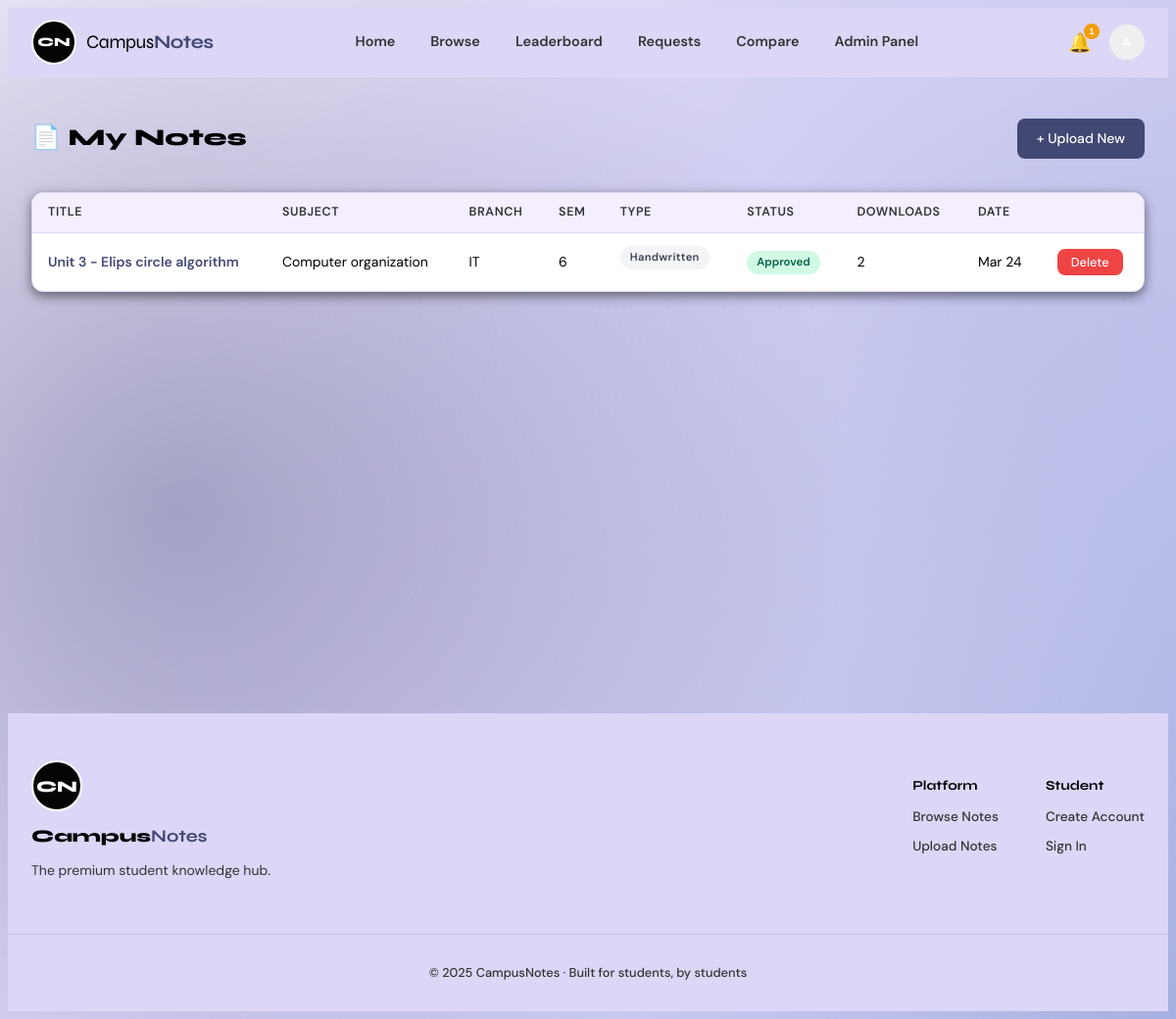
Page /my-notes (signed in) on the committed database.
### tables this page shows
CREATE TABLE notes(
        id INTEGER PRIMARY KEY AUTOINCREMENT, title TEXT NOT NULL,
        subject TEXT NOT NULL, branch TEXT NOT NULL, semester INTEGER NOT NULL,
        note_type TEXT NOT NULL, difficulty TEXT NOT NULL,
        description TEXT, tags TEXT, college TEXT, file_path TEXT NOT NULL,
        file_name TEXT, file_size INTEGER, file_ext TEXT,
        uploaded_by INTEGER NOT NULL REFERENCES users(id) ON DELETE CASCADE,
        downloads INTEGER DEFAULT 0, views INTEGER DEFAULT 0,
        status TEXT DEFAULT 'pending', reject_reason TEXT,
        featured INTEGER DEFAULT 0,
        uploaded_at TEXT DEFAULT(datetime('now')), approved_at TEXT);

### app.py (the view)
@app.route('/my-notes')
@login_req
def my_notes():
    db=get_db(); u=cur_user()
    notes=db.execute("SELECT * FROM notes WHERE uploaded_by=? ORDER BY uploaded_at DESC",(u['id'],)).fetchall()
    return render_template('student/my_notes.html',notes=notes)

### app.py (called while the page is built)
def get_db():
    if 'db' not in g:
        g.db = sqlite3.connect(DB_PATH)
        g.db.row_factory = sqlite3.Row
        g.db.execute("PRAGMA foreign_keys=ON")
    return g.db

def cur_user():
    uid = session.get('user_id')
    return get_db().execute("SELECT * FROM users WHERE id=?",(uid,)).fetchone() if uid else None

def login_req(f):
    @functools.wraps(f)
    def dec(*a,**k):
        if not session.get('user_id'):
            flash('Please log in.','warning'); return redirect(url_for('login',next=request.url))
        u = cur_user()
        if u and u['status']=='blocked':
            session.clear(); flash('Account blocked.','error'); return redirect(url_for('login'))
        return f(*a,**k)
    return dec

@app.template_filter('fmt_short')
def tpl_short(s):
    if not s: return ''
    try: return datetime.fromisoformat(s).strftime('%b %d')
    except: return s

### templates/student/my_notes.html (shortened to what this page needs)
{% extends 'base.html' %}
{% block content %}
<div class="container" style="padding: 32px 24px;">
  <div style="display:flex; justify-content:space-between; align-items:center; margin-bottom:24px;">
    <h1 style="font-family:'Syne',sans-serif; font-size:1.5rem; font-weight:800">📄 My Notes</h1>
    <a href="{{ url_for('upload') }}" class="btn btn-primary">+ Upload New</a>
  </div>
  {% if notes %}
  <div class="table-card">
    <table>
      <thead>
        <tr>
          <th>Title</th><th>Subject</th><th>Branch</th><th>Sem</th>
          <th>Type</th><th>Status</th><th>Downloads</th><th>Date</th><th></th>
        </tr>
      </thead>
      <tbody>
        {% for note in notes %}
        <tr>
          <td><a href="{{ url_for('note_detail', nid=note['id']) }}" style="font-weight:600; color:var(--accent)">{{ note['title'][:40] }}{% if note['title']|length > 40 %}…{% endif %}</a></td>
          <td>{{ note['subject'] }}</td>
          <td>{{ note['branch'] }}</td>
          <td>{{ note['semester'] }}</td>
          <td><span class="note-type-badge {% if note['note_type']=='PDF' %}badge-pdf{% elif note['note_type']=='PPT' %}badge-ppt{% else %}badge-default{% endif %}" style="font-size:0.7rem">{{ note['note_type'] }}</span></td>
          <td>
            <span class="status-badge status-{{ note['status'] }}">{{ note['status'].title() }}</span>
          </td>
          <td>{{ note['downloads'] }}</td>
          <td>{{ note['uploaded_at'] | fmt_short }}</td>
          <td>
            <form method="post" action="{{ url_for('delete_my_note', nid=note['id']) }}"
                  onsubmit="return confirm('Delete permanently?')">
              <button type="submit" class="btn btn-danger btn-sm">Delete</button>
            </form>
          </td>
        </tr>
        {% endfor %}
      </tbody>
    </table>
  </div>
  {% endif %}
</div>
{% endblock %}

### static/css/style.css (style rules this page uses)
:root { --primary: #424874; --primary-hover: #A6B1E1; --primary-text: #FFFFFF; --secondary: #DCD6F7; --bg-primary: #F4EEFF; --card-bg: #FFFFFF; --text-primary: #000000; --text-secondary: #333333; --border: #DCD6F7; --primary-1: #3B82F6; --primary-2: #F59E0B; --accent: var(--primary); --ink: var(--text-primary); --paper: var(--card-bg); --muted: var(--text-secondary); --success: #10B981; --warning: #F59E0B; --danger: #EF4444; --info: #3B82F6; --nav-h: 70px; --radius: 14px; --shadow: 0 4px 12px rgba(0, 0, 0, 0.5); --shadow-hover: 0 12px 32px rgba(255, 255, 255, 0.1); }
html { scroll-behavior: smooth; color-scheme: light dark; }
body { font-family: 'DM Sans', sans-serif; background: linear-gradient(135deg, #F4EEFF 0%, #DCD6F7 50%, #A6B1E1 100%); color: var(--text-primary); line-height: 1.6; min-height: 100vh; display: flex; flex-direction: column; transition: background 0.3s ease, color 0.3s ease; position: relative; }
body::before { content: ''; position: fixed; inset: 0; background: radial-gradient(circle at 15% 50%, rgba(66, 72, 116, 0.4) 0%, transparent 60%), radial-gradient(circle at 85% 30%, rgba(166, 177, 225, 0.4) 0%, transparent 60%), radial-gradient(circle at 50% 80%, rgba(220, 214, 247, 0.4) 0%, transparent 60%); pointer-events: none; z-index: -1; }
h1,h2,h3,h4,h5 { font-family: 'Syne', sans-serif; line-height: 1.2; }
a { color: inherit; text-decoration: none; }
.container { max-width: 1280px; margin: 0 auto; padding: 0 24px; }
.btn { display: inline-flex; align-items: center; gap: 6px; padding: 9px 20px; border-radius: 8px; font-size: 0.875rem; font-weight: 500; cursor: pointer !important; border: none; transition: transform 0.2s, background 0.2s, box-shadow 0.2s, border-color 0.2s; font-family: 'DM Sans', sans-serif; text-decoration: none; user-select: none; }
.btn-primary { background: var(--primary); color: var(--primary-text); }
.btn-danger { background: #ef4444; color: #fff; }
.btn-sm { padding: 5px 14px; font-size: 0.8rem; }
.card, .dashboard-section, .auth-card, .form-card, .detail-card, .table-card, .stat-card { background: var(--card-bg); border: 1px solid var(--border); border-radius: var(--radius); overflow: hidden; transition: all 0.3s cubic-bezier(0.4, 0, 0.2, 1); box-shadow: var(--shadow); }
.note-type-badge { display: inline-flex; align-items: center; gap: 4px; padding: 3px 10px; border-radius: 20px; font-size: 0.72rem; font-weight: 600; letter-spacing: 0.03em; margin-bottom: 10px; }
.badge-default { background: #f3f4f6; color: #374151; }
.table-card { background: var(--card-bg); border: 1.5px solid var(--border); border-radius: 12px; overflow: hidden; margin-bottom: 24px; }
table { width: 100%; border-collapse: collapse; }
th { padding: 10px 16px; text-align: left; font-size: 0.78rem; text-transform: uppercase; letter-spacing: 0.05em; color: var(--text-secondary); font-weight: 600; border-bottom: 1px solid var(--border); background: var(--bg-primary); }
td { padding: 12px 16px; font-size: 0.875rem; border-bottom: 1px solid var(--border); }
tr:last-child td { border-bottom: none; }
.status-badge { display: inline-flex; padding: 3px 10px; border-radius: 20px; font-size: 0.72rem; font-weight: 600; }
.status-approved { background: #d1fae5; color: #065f46; }

### rows in the picture
notes: title "Unit 3 - Elips circle algorithm", subject "Computer organization", branch "IT", semester "6", note_type "Handwritten", status "Approved", downloads "2", uploaded_at|fmt_short "Mar 24"

### other values in the picture
{{ unread_notifs }} "1"
